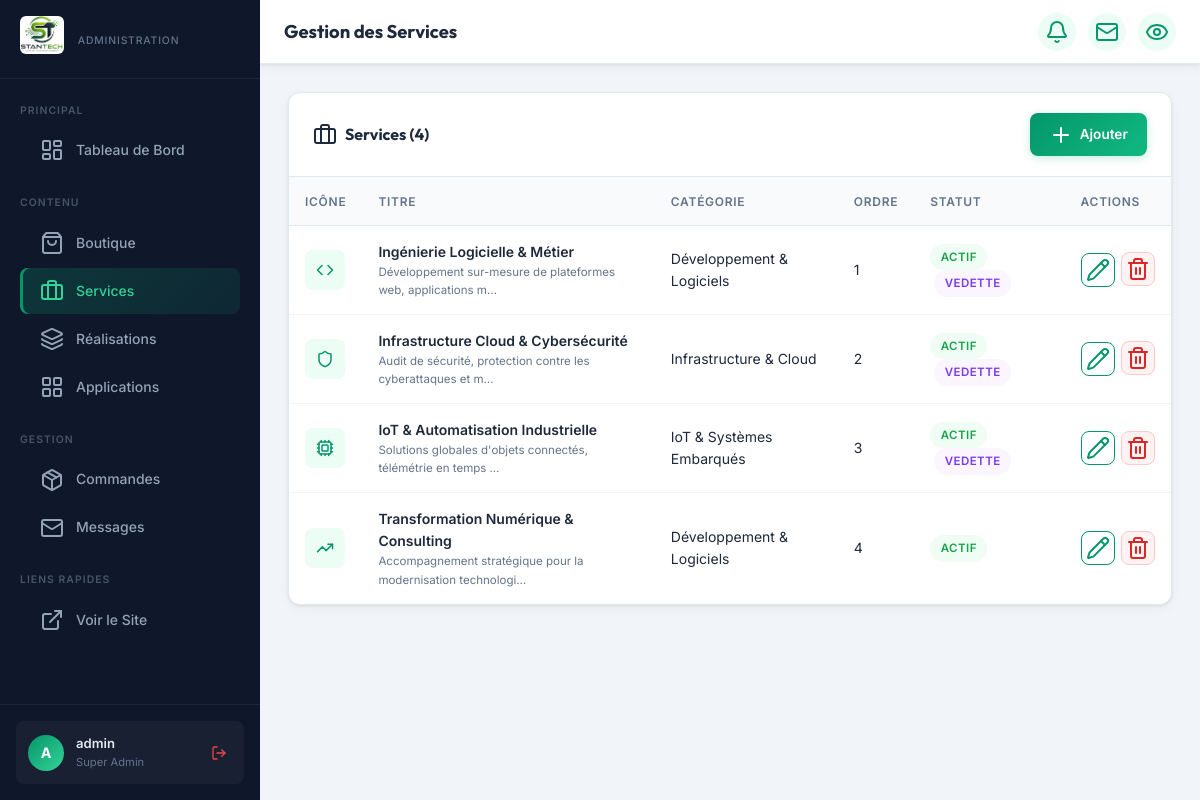
The page /dashboard/services/ (signed in) on the database as committed earlier.
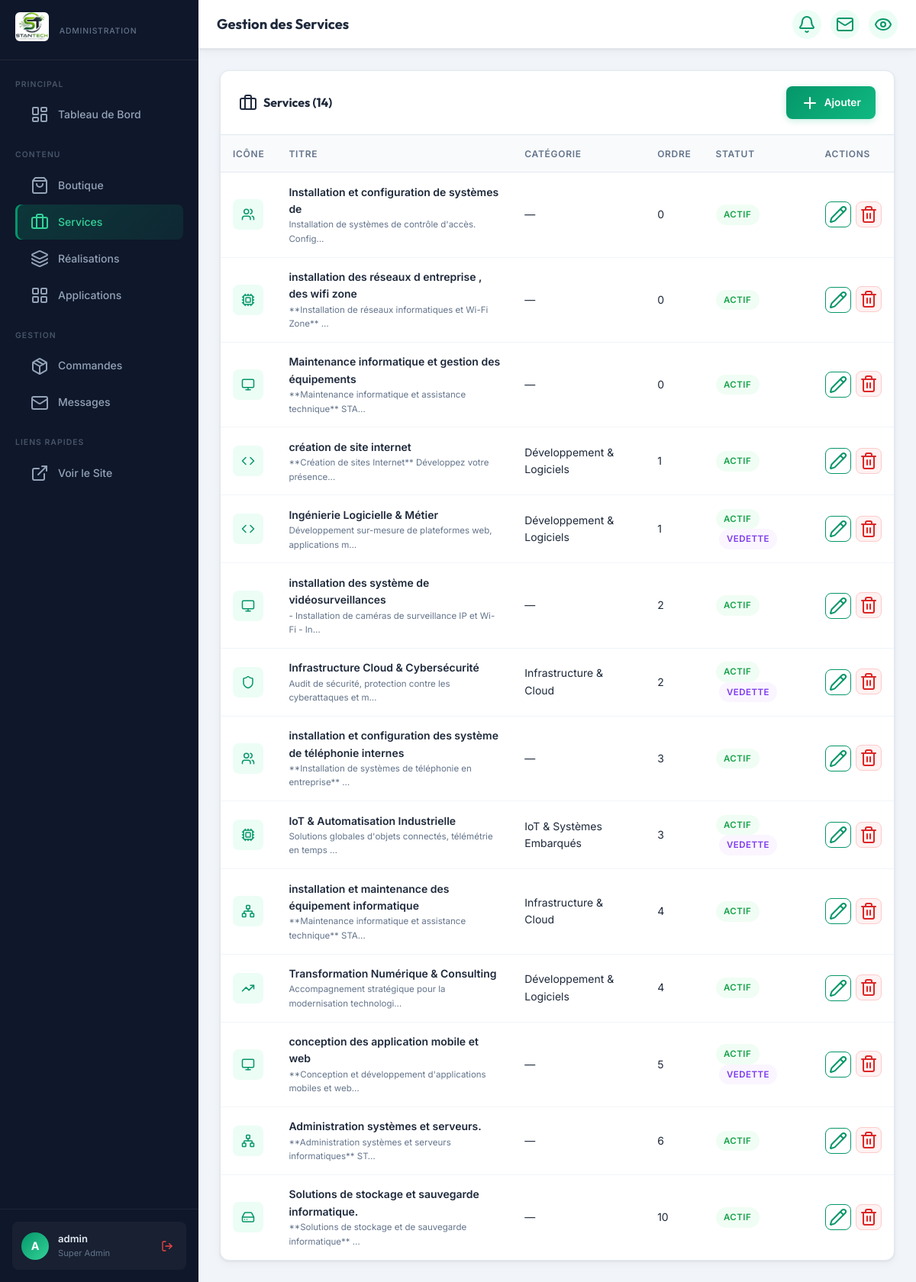
The same page on the database as committed later.
### core/models.py (models this page shows, shortened)
class Service(models.Model):
    title = models.CharField(max_length=200, verbose_name="Titre du Service")
    slug = models.SlugField(unique=True, blank=True, verbose_name="Slug (URL)")
    category = models.ForeignKey(Category, on_delete=models.SET_NULL, null=True, blank=True, limit_choices_to={'type': 'service'}, verbose_name="Catégorie")
    icon = models.CharField(max_length=50, default="cpu", help_text="Icône Lucide (ex: cpu, shield, code, database, cloud, settings)")
    short_description = models.TextField(verbose_name="Résumé court")
    full_description = models.TextField(blank=True, verbose_name="Description complète")
    features = models.TextField(blank=True, help_text="Une fonctionnalité par ligne", verbose_name="Points clés / Inclus")
    image_url = models.CharField(max_length=500, blank=True, verbose_name="URL ou chemin de l'image")
    is_featured = models.BooleanField(default=False, verbose_name="Mettre en avant (Page d'accueil)")
    is_active = models.BooleanField(default=True, verbose_name="Actif")
    order = models.IntegerField(default=0, verbose_name="Ordre d'affichage")
    created_at = models.DateTimeField(auto_now_add=True, verbose_name="Date de création")
    class Meta:
        verbose_name = "Service"
        verbose_name_plural = "Services"
        ordering = ['order', '-created_at']

class Category(models.Model):
    CATEGORY_TYPES = [
        ('product', 'Boutique (Produits)'),
        ('service', 'Services Entreprise'),
        ('realization', 'Réalisations & Projets'),
        ('application', 'Applications & SaaS'),
    ]
    name = models.CharField(max_length=100, verbose_name="Nom de la catégorie")
    slug = models.SlugField(unique=True, blank=True, verbose_name="Slug (URL)")
    type = models.CharField(max_length=20, choices=CATEGORY_TYPES, default='product', verbose_name="Type de contenu")
    description = models.TextField(blank=True, verbose_name="Description")
    icon = models.CharField(max_length=50, blank=True, default="folder", help_text="Nom de l'icône Lucide (ex: cpu, shield, server, shopping-bag)")
    class Meta:
        verbose_name = "Catégorie"
        verbose_name_plural = "Catégories"
        ordering = ['type', 'name']

### core/admin_views.py (the view)
# urls.py: path('dashboard/services/', admin_views.dashboard_services, name='dashboard_services'),
@login_required(login_url='/dashboard/login/')
@user_passes_test(is_superuser, login_url='/dashboard/login/')
def dashboard_services(request):
    services = Service.objects.select_related('category').all()
    context = {'services': services, 'page_title': 'Gestion des Services'}
    return render(request, 'admin_custom/services.html', context)

### core/admin_views.py (called while the page is built)
def is_superuser(user):
    return user.is_authenticated and user.is_superuser

### core/context_processors.py (called while the page is built, shortened)
def cart_context(request):
    cart = request.session.get('cart', {})
    if not isinstance(cart, dict):
        cart = {}
    total_items = 0
    total_price = 0.0
    return {
        'cart_count': total_items,
        'cart_total': total_price,
        'cart_items': cart,
    }

def frontend_context(request):
    from django.conf import settings
    return {'frontend_url': settings.FRONTEND_URL}

### templates/admin_custom/services.html (shortened to what this page needs)
{% extends 'admin_custom/base.html' %}
{% block content %}
<div class="table-card">
  <div class="table-header">
    <h3><i data-lucide="briefcase"></i> Services ({{ services.count }})</h3>
    <a href="{% url 'dashboard_service_add' %}" class="btn btn-primary"><i data-lucide="plus"></i> Ajouter</a>
  </div>
  {% if services %}
  <div class="table-responsive">
    <table>
      <thead><tr>
        <th>Icône</th><th>Titre</th><th>Catégorie</th><th>Ordre</th><th>Statut</th><th>Actions</th>
      </tr></thead>
      <tbody>
        {% for s in services %}
        <tr>
          <td>
            <div style="width:40px;height:40px;background:var(--primary-soft);border-radius:8px;display:flex;align-items:center;justify-content:center;color:var(--primary);">
              <i data-lucide="{{ s.icon }}" style="width:18px;height:18px;"></i>
            </div>
          </td>
          <td>
            <div style="font-weight:600;">{{ s.title }}</div>
            <div style="font-size:0.72rem;color:var(--text-muted);">{{ s.short_description|truncatechars:60 }}</div>
          </td>
          <td>{{ s.category.name|default:"—" }}</td>
          <td>{{ s.order }}</td>
          <td>
            {% if s.is_active %}<span class="badge badge-green">Actif</span>{% else %}<span class="badge badge-red">Inactif</span>{% endif %}
            {% if s.is_featured %}<span class="badge badge-purple" style="margin-left:4px;">Vedette</span>{% endif %}
          </td>
          <td>
            <div class="action-cell">
              <a href="{% url 'dashboard_service_edit' s.pk %}" class="btn btn-outline btn-sm btn-icon" title="Modifier"><i data-lucide="pencil"></i></a>
              <form method="post" action="{% url 'dashboard_service_delete' s.pk %}" onsubmit="return confirm('Supprimer ce service ?')">
                <button type="submit" class="btn btn-danger btn-sm btn-icon" title="Supprimer"><i data-lucide="trash-2"></i></button>
              </form>
            </div>
          </td>
        </tr>
        {% endfor %}
      </tbody>
    </table>
  </div>
  {% endif %}
</div>
{% endblock %}

### templates/admin_custom/base.html (shortened to what this page needs)
{% load static %}
<!DOCTYPE html>
<html lang="fr">
<head>
</head>
<body>
  <aside class="sidebar" id="sidebar">
    <div class="sidebar-logo" style="padding:1rem 1.25rem;">
      <a href="{{ frontend_url }}" target="_blank" rel="noopener noreferrer" style="display:block;">
        <img src="{% static 'images/logo_stantech_fond_blanc_9x16.png' %}" alt="STANTECH"
             style="height:38px; width:auto; border-radius:6px;" loading="eager">
      </a>
      <div class="sidebar-subtitle" style="margin-top:0.35rem;padding-left:2px;">Administration</div>
    </div>
    <nav class="sidebar-nav">
      <div class="sidebar-section">
        <div class="sidebar-section-label">Principal</div>
        <a href="{% url 'dashboard_home' %}" class="nav-item {% if request.resolver_match.url_name == 'dashboard_home' %}active{% endif %}">
          <i data-lucide="layout-dashboard"></i> Tableau de Bord
        </a>
      </div>
      <div class="sidebar-section">
        <div class="sidebar-section-label">Contenu</div>
        <a href="{% url 'dashboard_products' %}" class="nav-item {% if 'product' in request.resolver_match.url_name %}active{% endif %}">
          <i data-lucide="shopping-bag"></i> Boutique
        </a>
        <a href="{% url 'dashboard_services' %}" class="nav-item {% if 'service' in request.resolver_match.url_name %}active{% endif %}">
          <i data-lucide="briefcase"></i> Services
        </a>
        <a href="{% url 'dashboard_realisations' %}" class="nav-item {% if 'realisation' in request.resolver_match.url_name %}active{% endif %}">
          <i data-lucide="layers"></i> Réalisations
        </a>
        <a href="{% url 'dashboard_applications' %}" class="nav-item {% if 'application' in request.resolver_match.url_name %}active{% endif %}">
          <i data-lucide="layout-grid"></i> Applications
        </a>
      </div>
      <div class="sidebar-section">
        <div class="sidebar-section-label">Gestion</div>
        <a href="{% url 'dashboard_orders' %}" class="nav-item {% if 'order' in request.resolver_match.url_name %}active{% endif %}">
          <i data-lucide="package"></i> Commandes
        </a>
        <a href="{% url 'dashboard_messages' %}" class="nav-item {% if 'message' in request.resolver_match.url_name %}active{% endif %}">
          <i data-lucide="mail"></i> Messages
        </a>
      </div>
      <div class="sidebar-section">
        <div class="sidebar-section-label">Liens Rapides</div>
        <a href="{{ frontend_url }}" target="_blank" rel="noopener noreferrer" class="nav-item">
          <i data-lucide="external-link"></i> Voir le Site
        </a>
      </div>
    </nav>
    <div class="sidebar-footer">
      <div class="user-card">
        <div class="user-avatar">{{ request.user.username|first|upper }}</div>
        <div>
          <div class="user-name">{{ request.user.username }}</div>
          <div class="user-role">{% if request.user.is_superuser %}Super Admin{% else %}Staff{% endif %}</div>
        </div>
        <a href="{% url 'dashboard_logout' %}" class="logout-btn" title="Se déconnecter" style="margin-left:auto;">
          <i data-lucide="log-out" style="width:16px;height:16px;"></i>
        </a>
      </div>
    </div>
  </aside>
  <div class="main-content">
    <header class="topbar">
      <h1 class="topbar-title">{% block page_title %}{{ page_title|default:'Dashboard' }}{% endblock %}</h1>
      <div class="topbar-actions">
        <div style="position:relative; display:inline-block;">
          <button class="topbar-btn {% if unread_messages or pending_orders %}notification-dot{% endif %}" id="notif-bell-btn" onclick="toggleNotifDropdown()" title="Notifications d'activité">
            <i data-lucide="bell"></i>
          </button>
        </div>
        <a href="{% url 'dashboard_messages' %}" class="topbar-btn" title="Messages">
          <i data-lucide="mail"></i>
        </a>
        <a href="{{ frontend_url }}" target="_blank" rel="noopener noreferrer" class="topbar-btn" title="Voir le site">
          <i data-lucide="eye"></i>
        </a>
      </div>
    </header>
    <div class="page-body">
      {% block content %}{% endblock %}
    </div>
  </div>
</body>
</html>

Rows that differ between the two databases and show on the page:
added Service: title "Installation et configuration de systèmes de", short_description "Installation de systèmes de contrôle d'accès. Config…", category.name "—", order "0", is_active "ACTIF"
added Service: title "installation des réseaux d entreprise , des wifi zone", short_description "**Installation de réseaux informatiques et Wi-Fi Zone** …", category.name "—", order "0", is_active "ACTIF"
added Service: title "Maintenance informatique et gestion des équipements", short_description "**Maintenance informatique et assistance technique** STA…", category.name "—", order "0", is_active "ACTIF"
added Service: title "création de site internet", short_description "**Création de sites Internet** Développez votre présence…", category.name "Développement & Logiciels", order "1", is_active "ACTIF"
added Service: title "installation des système de vidéosurveillances", short_description "- Installation de caméras de surveillance IP et Wi-Fi - In…", category.name "—", order "2", is_active "ACTIF"
added Service: title "installation et configuration des système de téléphonie internes", short_description "**Installation de systèmes de téléphonie en entreprise** …", category.name "—", order "3", is_active "ACTIF"
added Service: title "installation et maintenance des équipement informatique", short_description "**Maintenance informatique et assistance technique** STA…", category.name "Infrastructure & Cloud", order "4", is_active "ACTIF"
added Service: title "conception des application mobile et web", short_description "**Conception et développement d'applications mobiles et web…", category.name "—", order "5", is_active "ACTIF", is_featured "VEDETTE"
added Service: title "Administration systèmes et serveurs.", short_description "**Administration systèmes et serveurs informatiques** ST…", category.name "—", order "6", is_active "ACTIF"
added Service: title "Solutions de stockage et sauvegarde informatique.", short_description "**Solutions de stockage et de sauvegarde informatique** …", category.name "—", order "10", is_active "ACTIF"
Other text that changed with them:
{{ services.count }}: "4" → "14"
